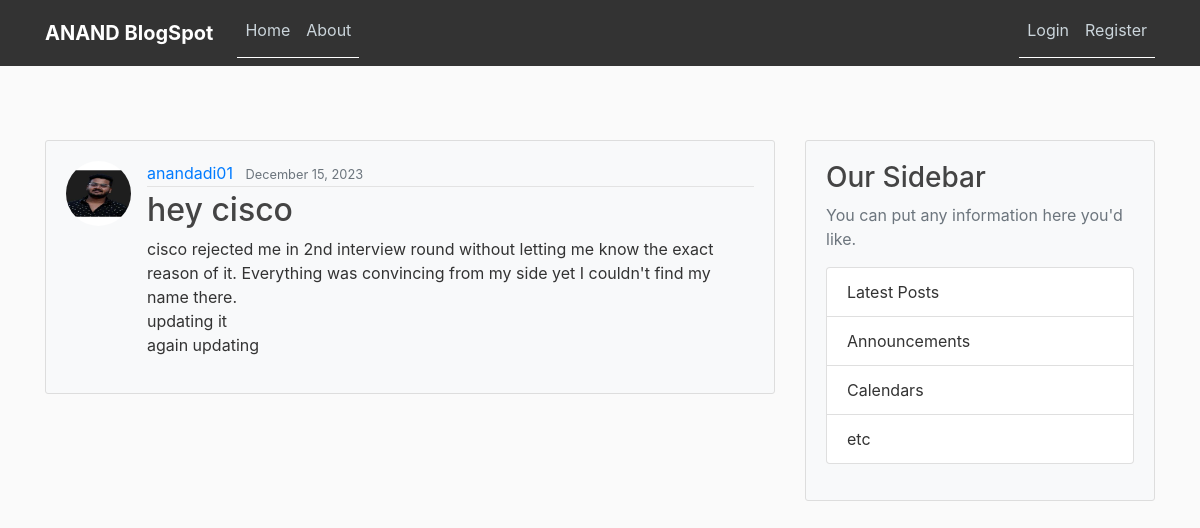
Page /post/48/ on the committed database.
### blog/models.py (models this page shows, shortened)
class Post(models.Model):
	title = models.CharField(max_length=100)
	content = models.TextField()
	date_posted = models.DateTimeField(default=timezone.now)
	author = models.ForeignKey(User, on_delete=models.CASCADE)

### users/models.py (models this page shows, shortened)
class Profile(models.Model):
	user = models.OneToOneField(User, on_delete=models.CASCADE)
	image = models.ImageField(default='default.jpg', upload_to='profile_pics')

### blog/views.py (the view)
# urls.py: path('post/<int:pk>/', PostDetailView.as_view(), name='post-detail'),
class PostDetailView(DetailView):
	model = Post

### blog/templates/blog/post_detail.html (shortened to what this page needs)
{% extends "blog/base.html" %}
{% block content %}
	<article class="media content-section">
		<img class="rounded-circle article-img" src="{{ object.author.profile.image.url }}">
	  <div class="media-body">
	    <div class="article-metadata">
	      <a class="mr-2" href="{% url 'user-posts' object.author.username %}">{{ object.author }}</a>
	      <small class="text-muted">{{ object.date_posted|date:"F d, Y" }}</small>
	    </div>
	    <h2 class="article-title">{{ object.title }}</h2>
	    <p class="article-content">{{ object.content }}</p>
	  </div>
	</article>
{% endblock content %}

### blog/static/blog/main.css (style rules this page uses)
body { background: #fafafa; color: #333333; margin-top: 5rem; }
h1, h2, h3, h4, h5, h6 { color: #444444; }
.content-section { background: #ffffff; padding: 10px 20px; border: 1px solid #dddddd; border-radius: 3px; margin-bottom: 20px; }
.article-title { color: #444444; }
.article-content { white-space: pre-line; }
.article-img { height: 65px; width: 65px; margin-right: 16px; }
.article-metadata { padding-bottom: 1px; margin-bottom: 4px; border-bottom: 1px solid #e3e3e3 }

### blog/templates/blog/base.html (style rules this page uses)
body { padding-top: 60px; }
.content-section { background-color: #f8f9fa; padding: 20px; margin-bottom: 20px; }

### rows in the picture
Post: author.profile.image (picture), author "anandadi01", date_posted "December 15, 2023", title "hey cisco", content "cisco rejected me in 2nd interview round without letting me know the exact reason of it. Everything was convincing from my side yet I couldn't find my name there. updating it again updating"
